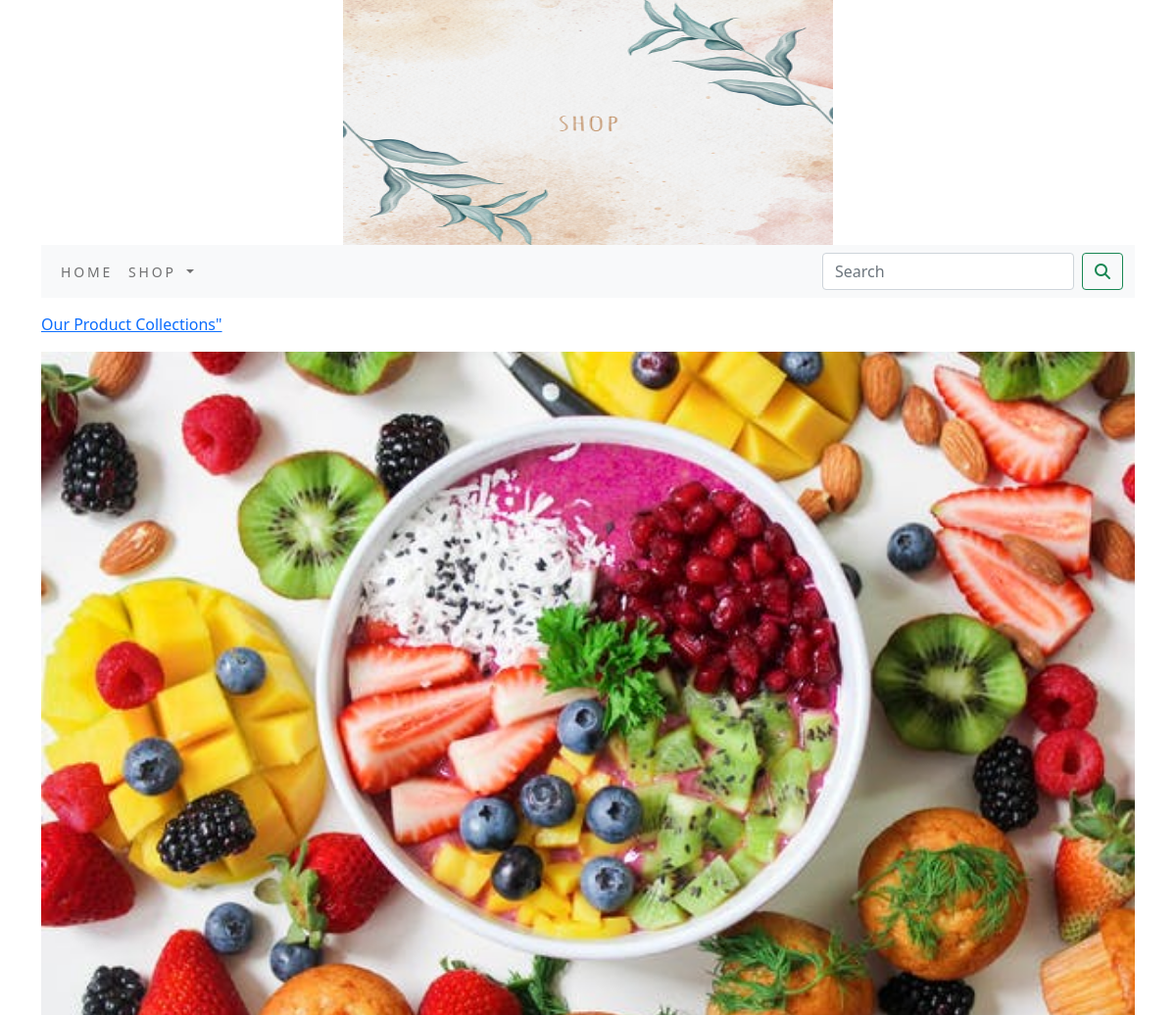
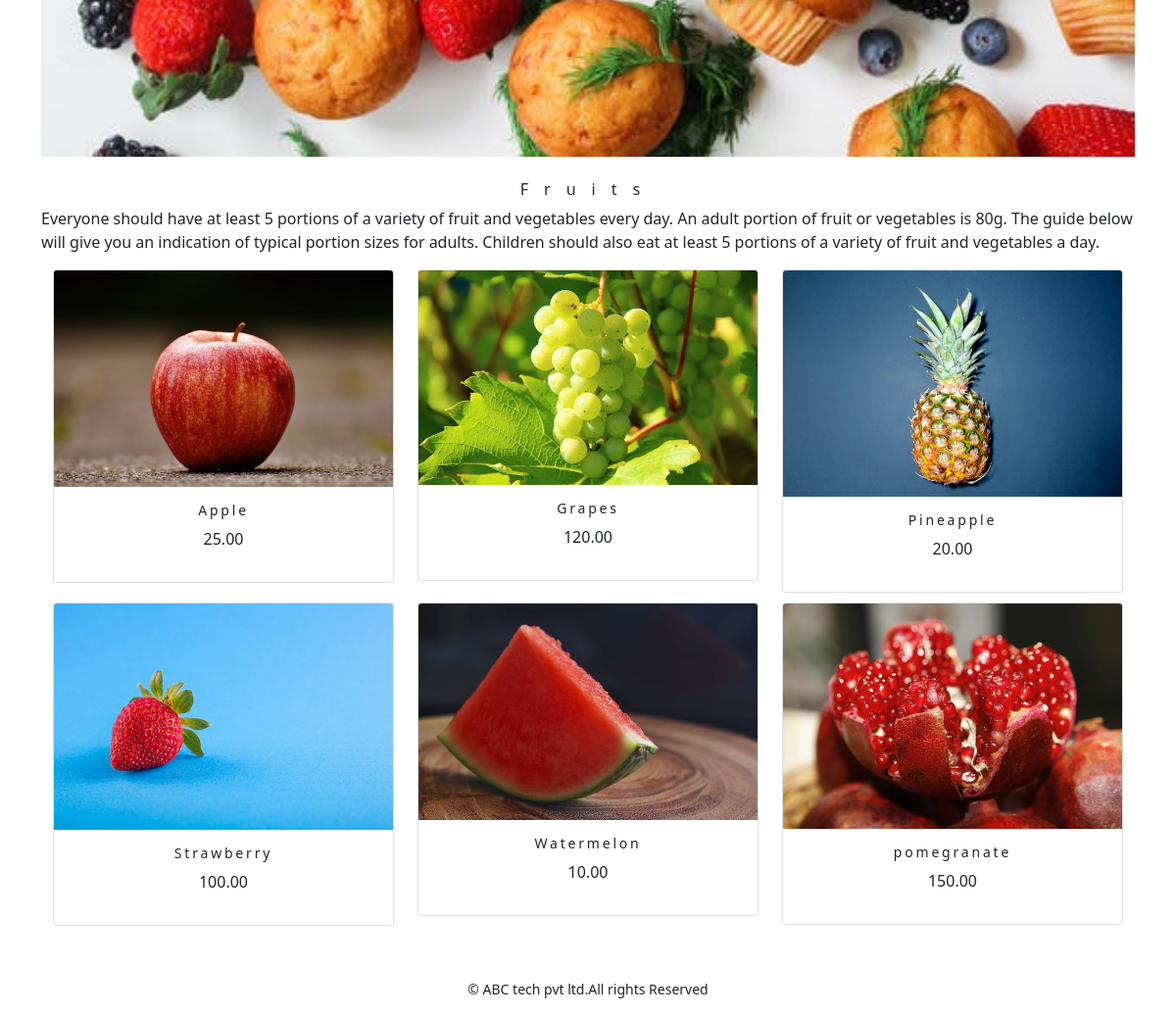
The app's page /shop/fruits/ with its own data (2 pictures, top to bottom).
### shop/models.py (models this page shows, shortened)
class Category(models.Model):
    name=models.CharField(max_length=250,unique=True)
    slug=models.SlugField(max_length=250,unique=True)
    description=models.TextField(blank=True)
    image=models.ImageField(upload_to='category',blank=True)
    class Meta:
        ordering=('name',)
        verbose_name='category'
        verbose_name_plural='categories'
    def get_url(self):
        return reverse('shop:products_by_category',args=[self.slug])

class Product(models.Model):
    name=models.CharField(max_length=250,unique=True)
    slug=models.SlugField(max_length=250,unique=True)
    description=models.TextField(blank=True)
    price=models.DecimalField(max_digits=10,decimal_places=2)
    category=models.ForeignKey(Category,on_delete=models.CASCADE)
    image=models.ImageField(upload_to='product',blank=True)
    stock=models.IntegerField()
    available=models.BooleanField(default=True)
    created=models.DateTimeField(auto_now_add=True)
    updated=models.DateTimeField(auto_now=True)
    def get_url(self):
        return reverse('shop:prodCatdetail',args=[self.category.slug,self.slug])
    class Meta:
        ordering=('name',)
        verbose_name='product'
        verbose_name_plural='products'

### shop/views.py (the view)
# urls.py: path('',views.allProdCart,name='allProdCart'),
def allProdCart(request,c_slug=None):
    c_page=None
    products_list=None
    if c_slug!=None:
        c_page=get_object_or_404(Category,slug=c_slug)
        products_list=Product.objects.all().filter(category=c_page,available=True)
    else:
        products_list=Product.objects.all().filter(available=True)
    paginator=Paginator(products_list,6)
    try:
        page=int(request.GET.get('page','1'))
    except:
        page=1
    try:
        products=paginator.page(page)
    except (EmptyPage,InvalidPage):
        products=paginator.page(paginator.num_pages)
    return render(request,"category.html",{'category':c_page,'products':products})

### cart/context_processors.py (called while the page is built)
def counter(request):
    item_count=0
    if 'admin' in request.path:
        return {}
    else:
        try:
            cart=Cart.objects.filter(cart_id=_cart_id(request))
            cart_items=CartItem.objects.all().filter(cart=cart[:1])
            for cart_item in cart_items:
                item_count += cart_item.quantity
        except Cart.DoesNotExist:
            item_count =0
    return dict(item_count=item_count)

### cart/views.py (called while the page is built)
def _cart_id(request):
    cart=request.session.session_key
    if not cart:
        cart=request.session.create()
    return cart

### shop/context_processors.py (called while the page is built)
def menu_links(request):
    links=Category.objects.all()
    return dict(links=links)

### templates/category.html (shortened to what this page needs)
{% extends 'base.html' %}
{% load static %}
{% block content %}
{% if category %}
    <div>
      <div class="row my_row_class">
          <div class="mx-auto">
        <p><a href="{% url 'shop:allProdCart' %}">Our Product Collections"</a></p>
      </div>
          </div>
    </div>
    {% endif %}
<div class="mx_auto">
  {% if category %}
      <img class="my_image" src="{{category.image.url}}" alt="{{category.name}}">
</div>
    <br>
<div>
        <h1 class="text-center my_title">{{category.name}}</h1>
        <p class="text-justify">{{category.description}}</p>
</div>
    {% endif %}
<div class="container">
  <div class="row mx_auto">
      {% for product in products.object_list %}
    <div class="my_bottom_margin col-9 col-sm-12 col-md-4  xol-lg-4">
      <div class="card text-center" style="min-width:18rem;">
          <a href="{{product.get_url}}"><img class="card-img-top my_image" src="{{product.image.url}}" alt="{{product.name}}"></a>
        <div class="card-body">
          <h4>{{product.name}}</h4>
          <p>{{product.price}}</p>
        </div>
      </div>
    </div>
    {% endfor %}
  </div>
    <br>
</div>
{% endblock %}

### static/css/custom.css (style rules this page uses)
body { font-family: 'Roboto', sans-serif; }
.my_row_class { padding-top :15px; }
.my_image { width:100%; height:auto; }
.my_title { font-size:16px; text_transform:uppercase; letter-spacing:1em; }
.my_bottom_margin { margin-bottom:10px; }
.card-body h4 { font-size:14px; text_transform:uppercase; letter-spacing:.2em }

### records on screen
Category: image (picture), name "Fruits", description "Everyone should have at least 5 portions of a variety of fruit and vegetables every day. An adult portion of fruit or vegetables is 80g. The guide below will give you an indication of typical portion sizes for adults. Children should also eat at least 5 portions of a variety of fruit and vegetables a day."
Product: image (picture), name "Apple", price "25.00"
Product: image (picture), name "Grapes", price "120.00"
Product: image (picture), name "Pineapple", price "20.00"
Product: image (picture), name "Strawberry", price "100.00"
Product: image (picture), name "Watermelon", price "10.00"
Product: image (picture), name "pomegranate", price "150.00"
